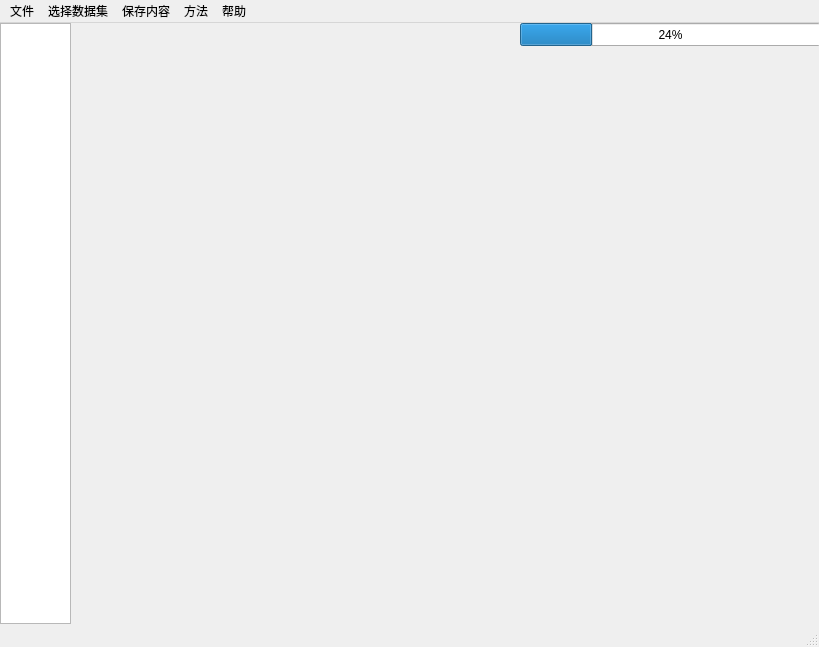
<?xml version="1.0" encoding="UTF-8"?>
<ui version="4.0">
 <class>MainWindow</class>
 <widget class="QMainWindow" name="MainWindow">
  <property name="geometry">
   <rect>
    <x>0</x>
    <y>0</y>
    <width>819</width>
    <height>647</height>
   </rect>
  </property>
  <widget class="QWidget" name="centralwidget">
   <widget class="QProgressBar" name="progressBar">
    <property name="geometry">
     <rect>
      <x>520</x>
      <y>0</y>
      <width>301</width>
      <height>23</height>
     </rect>
    </property>
    <property name="value">
     <number>24</number>
    </property>
   </widget>
   <widget class="QListWidget" name="listWidget">
    <property name="geometry">
     <rect>
      <x>0</x>
      <y>0</y>
      <width>71</width>
      <height>601</height>
     </rect>
    </property>
   </widget>
  </widget>
  <widget class="QMenuBar" name="menubar">
   <property name="geometry">
    <rect>
     <x>0</x>
     <y>0</y>
     <width>819</width>
     <height>26</height>
    </rect>
   </property>
   <widget class="QMenu" name="menu">
    <property name="title">
     <string>文件</string>
    </property>
    <addaction name="action_droot"/>
    <addaction name="action_dsavepath"/>
   </widget>
   <widget class="QMenu" name="menu_2">
    <property name="title">
     <string>保存内容</string>
    </property>
    <addaction name="action_double_edge"/>
    <addaction name="action_src"/>
    <addaction name="action_tamper"/>
    <addaction name="action_poisson"/>
    <addaction name="action_GT"/>
   </widget>
   <widget class="QMenu" name="menu_3">
    <property name="title">
     <string>选择数据集</string>
    </property>
    <addaction name="action_COCO"/>
   </widget>
   <widget class="QMenu" name="menu_4">
    <property name="title">
     <string>方法</string>
    </property>
    <addaction name="action_mask"/>
    <addaction name="action_optimize"/>
   </widget>
   <widget class="QMenu" name="menu_5">
    <property name="contextMenuPolicy">
     <enum>Qt::DefaultContextMenu</enum>
    </property>
    <property name="statusTip">
     <string>Ready</string>
    </property>
    <property name="title">
     <string>帮助</string>
    </property>
   </widget>
   <addaction name="menu"/>
   <addaction name="menu_3"/>
   <addaction name="menu_2"/>
   <addaction name="menu_4"/>
   <addaction name="menu_5"/>
  </widget>
  <widget class="QStatusBar" name="statusbar"/>
  <action name="action_droot">
   <property name="text">
    <string>选择数据集根目录</string>
   </property>
   <property name="menuRole">
    <enum>QAction::ApplicationSpecificRole</enum>
   </property>
  </action>
  <action name="action_dsavepath">
   <property name="text">
    <string>选择数据集保存目录</string>
   </property>
  </action>
  <action name="action_COCO">
   <property name="checkable">
    <bool>true</bool>
   </property>
   <property name="checked">
    <bool>true</bool>
   </property>
   <property name="text">
    <string>COCO</string>
   </property>
  </action>
  <action name="action_double_edge">
   <property name="checkable">
    <bool>true</bool>
   </property>
   <property name="checked">
    <bool>true</bool>
   </property>
   <property name="text">
    <string>保存双边缘图</string>
   </property>
  </action>
  <action name="action_src">
   <property name="checkable">
    <bool>true</bool>
   </property>
   <property name="text">
    <string>保存原图</string>
   </property>
  </action>
  <action name="action_tamper">
   <property name="checkable">
    <bool>true</bool>
   </property>
   <property name="checked">
    <bool>true</bool>
   </property>
   <property name="text">
    <string>保存直接篡改图</string>
   </property>
  </action>
  <action name="action_poisson">
   <property name="checkable">
    <bool>true</bool>
   </property>
   <property name="checked">
    <bool>true</bool>
   </property>
   <property name="text">
    <string>保存poisson融合篡改图</string>
   </property>
  </action>
  <action name="action_GT">
   <property name="checkable">
    <bool>true</bool>
   </property>
   <property name="checked">
    <bool>true</bool>
   </property>
   <property name="text">
    <string>保存GT</string>
   </property>
  </action>
  <action name="action_mask">
   <property name="checkable">
    <bool>true</bool>
   </property>
   <property name="checked">
    <bool>true</bool>
   </property>
   <property name="text">
    <string>mask面积约束</string>
   </property>
  </action>
  <action name="action_optimize">
   <property name="checkable">
    <bool>true</bool>
   </property>
   <property name="checked">
    <bool>true</bool>
   </property>
   <property name="text">
    <string>较优区域寻找</string>
   </property>
  </action>
 </widget>
 <resources/>
 <connections/>
 <slots>
  <slot>showDialog()</slot>
 </slots>
</ui>
